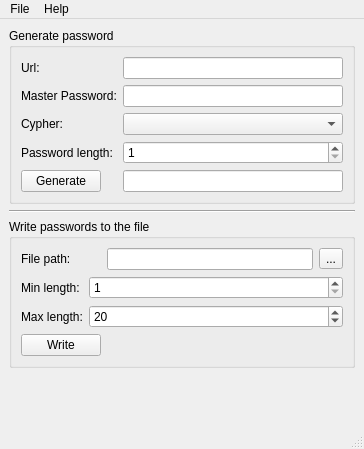
<?xml version="1.0" encoding="UTF-8"?>
<ui version="4.0">
 <class>MainWindow</class>
 <widget class="QMainWindow" name="MainWindow">
  <property name="geometry">
   <rect>
    <x>0</x>
    <y>0</y>
    <width>364</width>
    <height>449</height>
   </rect>
  </property>
  <property name="windowTitle">
   <string>Password Maker GUI</string>
  </property>
  <widget class="QWidget" name="centralwidget">
   <layout class="QVBoxLayout" name="verticalLayout_3">
    <item>
     <widget class="QGroupBox" name="groupBox">
      <property name="title">
       <string>Generate password</string>
      </property>
      <layout class="QVBoxLayout" name="verticalLayout">
       <item>
        <layout class="QFormLayout" name="formLayout">
         <item row="0" column="0">
          <widget class="QLabel" name="urlLabel">
           <property name="text">
            <string>Url:</string>
           </property>
          </widget>
         </item>
         <item row="0" column="1">
          <widget class="QLineEdit" name="urlLineEdit"/>
         </item>
         <item row="1" column="0">
          <widget class="QLabel" name="masterPasswdLabel">
           <property name="text">
            <string>Master Password:</string>
           </property>
          </widget>
         </item>
         <item row="1" column="1">
          <widget class="QLineEdit" name="masterPasswordLineEdit">
           <property name="echoMode">
            <enum>QLineEdit::Password</enum>
           </property>
          </widget>
         </item>
         <item row="2" column="0">
          <widget class="QLabel" name="cypherLabel">
           <property name="text">
            <string>Cypher:</string>
           </property>
          </widget>
         </item>
         <item row="2" column="1">
          <widget class="QComboBox" name="cypherComboBox">
           <property name="currentIndex">
            <number>-1</number>
           </property>
          </widget>
         </item>
         <item row="3" column="0">
          <widget class="QLabel" name="lengthLabel">
           <property name="text">
            <string>Password length:</string>
           </property>
          </widget>
         </item>
         <item row="3" column="1">
          <widget class="QSpinBox" name="lengthSpinBox">
           <property name="layoutDirection">
            <enum>Qt::LeftToRight</enum>
           </property>
           <property name="alignment">
            <set>Qt::AlignLeading|Qt::AlignLeft|Qt::AlignVCenter</set>
           </property>
           <property name="minimum">
            <number>1</number>
           </property>
           <property name="maximum">
            <number>255</number>
           </property>
          </widget>
         </item>
         <item row="4" column="1">
          <widget class="QLineEdit" name="yourPasswordLineEdit">
           <property name="enabled">
            <bool>true</bool>
           </property>
           <property name="toolTip">
            <string/>
           </property>
           <property name="readOnly">
            <bool>true</bool>
           </property>
          </widget>
         </item>
         <item row="4" column="0">
          <widget class="QPushButton" name="generatePasswordPushButton">
           <property name="cursor">
            <cursorShape>PointingHandCursor</cursorShape>
           </property>
           <property name="text">
            <string>Generate</string>
           </property>
          </widget>
         </item>
        </layout>
       </item>
      </layout>
     </widget>
    </item>
    <item>
     <widget class="Line" name="line">
      <property name="orientation">
       <enum>Qt::Horizontal</enum>
      </property>
     </widget>
    </item>
    <item>
     <widget class="QGroupBox" name="groupBox_2">
      <property name="title">
       <string>Write passwords to the file</string>
      </property>
      <layout class="QVBoxLayout" name="verticalLayout_2">
       <item>
        <layout class="QHBoxLayout" name="horizontalLayout_2">
         <item>
          <widget class="QLabel" name="label">
           <property name="minimumSize">
            <size>
             <width>80</width>
             <height>0</height>
            </size>
           </property>
           <property name="text">
            <string>File path:</string>
           </property>
          </widget>
         </item>
         <item>
          <widget class="QLineEdit" name="filePathLineEdit"/>
         </item>
         <item>
          <widget class="QToolButton" name="selectFileToolButton">
           <property name="cursor">
            <cursorShape>PointingHandCursor</cursorShape>
           </property>
           <property name="text">
            <string>...</string>
           </property>
          </widget>
         </item>
        </layout>
       </item>
       <item>
        <layout class="QFormLayout" name="formLayout_3">
         <item row="0" column="0">
          <widget class="QLabel" name="minLengthLabel">
           <property name="text">
            <string>Min length:</string>
           </property>
          </widget>
         </item>
         <item row="0" column="1">
          <widget class="QSpinBox" name="minLengthSpinBox">
           <property name="minimum">
            <number>1</number>
           </property>
           <property name="maximum">
            <number>255</number>
           </property>
          </widget>
         </item>
         <item row="1" column="0">
          <widget class="QLabel" name="maxLengthLabel">
           <property name="text">
            <string>Max length:</string>
           </property>
          </widget>
         </item>
         <item row="1" column="1">
          <widget class="QSpinBox" name="maxLengthSpinBox">
           <property name="minimum">
            <number>1</number>
           </property>
           <property name="maximum">
            <number>255</number>
           </property>
           <property name="value">
            <number>20</number>
           </property>
          </widget>
         </item>
        </layout>
       </item>
       <item>
        <layout class="QHBoxLayout" name="horizontalLayout_3">
         <item>
          <widget class="QPushButton" name="writePasswordsPushButton">
           <property name="cursor">
            <cursorShape>PointingHandCursor</cursorShape>
           </property>
           <property name="text">
            <string>Write</string>
           </property>
          </widget>
         </item>
         <item>
          <spacer name="horizontalSpacer_2">
           <property name="orientation">
            <enum>Qt::Horizontal</enum>
           </property>
           <property name="sizeHint" stdset="0">
            <size>
             <width>40</width>
             <height>20</height>
            </size>
           </property>
          </spacer>
         </item>
        </layout>
       </item>
      </layout>
     </widget>
    </item>
    <item>
     <spacer name="verticalSpacer">
      <property name="orientation">
       <enum>Qt::Vertical</enum>
      </property>
      <property name="sizeHint" stdset="0">
       <size>
        <width>20</width>
        <height>0</height>
       </size>
      </property>
     </spacer>
    </item>
   </layout>
  </widget>
  <widget class="QMenuBar" name="menubar">
   <property name="geometry">
    <rect>
     <x>0</x>
     <y>0</y>
     <width>364</width>
     <height>22</height>
    </rect>
   </property>
   <widget class="QMenu" name="menuFile">
    <property name="title">
     <string>File</string>
    </property>
    <addaction name="actionExit"/>
   </widget>
   <widget class="QMenu" name="menuHelp">
    <property name="title">
     <string>Help</string>
    </property>
    <addaction name="actionAbout_Qt"/>
   </widget>
   <addaction name="menuFile"/>
   <addaction name="menuHelp"/>
  </widget>
  <widget class="QStatusBar" name="statusbar"/>
  <action name="actionGenerate">
   <property name="text">
    <string>Generate</string>
   </property>
  </action>
  <action name="actionExit">
   <property name="text">
    <string>Exit</string>
   </property>
  </action>
  <action name="actionAbout_this_program">
   <property name="text">
    <string>About me</string>
   </property>
  </action>
  <action name="actionAbout_Qt">
   <property name="text">
    <string>About Qt</string>
   </property>
  </action>
 </widget>
 <resources/>
 <connections/>
</ui>
